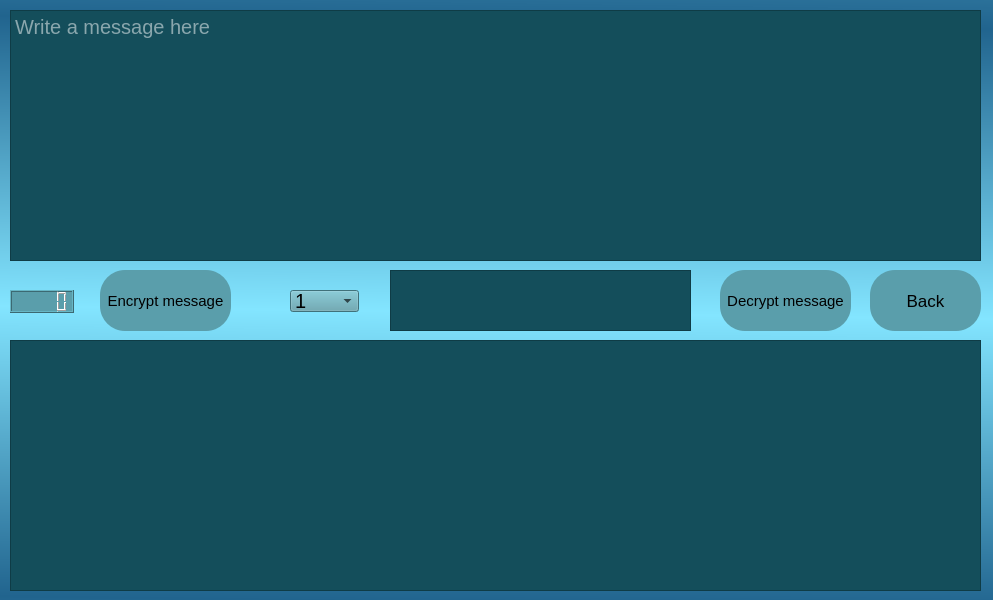
<?xml version="1.0" encoding="UTF-8"?>
<ui version="4.0">
 <class>MainWindow</class>
 <widget class="QMainWindow" name="MainWindow">
  <property name="geometry">
   <rect>
    <x>0</x>
    <y>0</y>
    <width>993</width>
    <height>600</height>
   </rect>
  </property>
  <property name="windowTitle">
   <string>MainWindow</string>
  </property>
  <property name="styleSheet">
   <string notr="true">background-color: qlineargradient(spread:reflect, x1:0.29, y1:1, x2:0.301, y2:0.517045, stop:0 rgba(33, 100, 142, 255), stop:1 rgba(131, 229, 255, 255));</string>
  </property>
  <widget class="QWidget" name="centralwidget">
   <widget class="QPlainTextEdit" name="TextInput">
    <property name="geometry">
     <rect>
      <x>10</x>
      <y>10</y>
      <width>971</width>
      <height>251</height>
     </rect>
    </property>
    <property name="font">
     <font>
      <pointsize>15</pointsize>
     </font>
    </property>
    <property name="styleSheet">
     <string notr="true">background-color: rgb(20, 78, 91);
color: rgb(255, 255, 255);</string>
    </property>
    <property name="placeholderText">
     <string>Write a message here</string>
    </property>
   </widget>
   <widget class="QLCDNumber" name="lcdNumber">
    <property name="geometry">
     <rect>
      <x>10</x>
      <y>290</y>
      <width>64</width>
      <height>23</height>
     </rect>
    </property>
    <property name="styleSheet">
     <string notr="true">background-color: rgb(90, 158, 171);</string>
    </property>
   </widget>
   <widget class="QPlainTextEdit" name="TextOutput">
    <property name="geometry">
     <rect>
      <x>10</x>
      <y>340</y>
      <width>971</width>
      <height>251</height>
     </rect>
    </property>
    <property name="font">
     <font>
      <pointsize>15</pointsize>
     </font>
    </property>
    <property name="styleSheet">
     <string notr="true">background-color: rgb(20, 78, 91);
color: rgb(255, 255, 255);</string>
    </property>
    <property name="readOnly">
     <bool>true</bool>
    </property>
   </widget>
   <widget class="QPushButton" name="Back">
    <property name="geometry">
     <rect>
      <x>870</x>
      <y>270</y>
      <width>111</width>
      <height>61</height>
     </rect>
    </property>
    <property name="font">
     <font>
      <pointsize>13</pointsize>
     </font>
    </property>
    <property name="styleSheet">
     <string notr="true">QPushButton {
background-color: rgb(90, 158, 171);
border-radius: 25px;
}

QPushButton:enabled{
background-color: rgb(90, 158, 171);
}

QPushButton:hover{
background-color: rgb(60, 128, 141);
}

QPushButton:pressed{
background-color: rgb(50, 118, 131);
}</string>
    </property>
    <property name="text">
     <string>Back</string>
    </property>
   </widget>
   <widget class="QPushButton" name="StartEncrypt">
    <property name="geometry">
     <rect>
      <x>100</x>
      <y>270</y>
      <width>131</width>
      <height>61</height>
     </rect>
    </property>
    <property name="font">
     <font>
      <pointsize>11</pointsize>
     </font>
    </property>
    <property name="styleSheet">
     <string notr="true">QPushButton {
background-color: rgb(90, 158, 171);
border-radius: 25px;
}

QPushButton:enabled{
background-color: rgb(90, 158, 171);
}

QPushButton:hover{
background-color: rgb(60, 128, 141);
}

QPushButton:pressed{
background-color: rgb(50, 118, 131);
}</string>
    </property>
    <property name="text">
     <string>Encrypt message</string>
    </property>
   </widget>
   <widget class="QComboBox" name="comboBox">
    <property name="geometry">
     <rect>
      <x>290</x>
      <y>290</y>
      <width>69</width>
      <height>22</height>
     </rect>
    </property>
    <property name="font">
     <font>
      <pointsize>15</pointsize>
     </font>
    </property>
    <property name="styleSheet">
     <string notr="true">background-color: rgb(90, 158, 171);</string>
    </property>
    <item>
     <property name="text">
      <string>1</string>
     </property>
    </item>
    <item>
     <property name="text">
      <string>2</string>
     </property>
    </item>
    <item>
     <property name="text">
      <string>3</string>
     </property>
    </item>
    <item>
     <property name="text">
      <string>4</string>
     </property>
    </item>
    <item>
     <property name="text">
      <string>5</string>
     </property>
    </item>
    <item>
     <property name="text">
      <string>6</string>
     </property>
    </item>
    <item>
     <property name="text">
      <string>7</string>
     </property>
    </item>
    <item>
     <property name="text">
      <string>8</string>
     </property>
    </item>
    <item>
     <property name="text">
      <string>9</string>
     </property>
    </item>
    <item>
     <property name="text">
      <string>10</string>
     </property>
    </item>
    <item>
     <property name="text">
      <string>11</string>
     </property>
    </item>
    <item>
     <property name="text">
      <string>12</string>
     </property>
    </item>
    <item>
     <property name="text">
      <string>13</string>
     </property>
    </item>
    <item>
     <property name="text">
      <string>14</string>
     </property>
    </item>
    <item>
     <property name="text">
      <string>15</string>
     </property>
    </item>
    <item>
     <property name="text">
      <string>16</string>
     </property>
    </item>
    <item>
     <property name="text">
      <string>17</string>
     </property>
    </item>
    <item>
     <property name="text">
      <string>18</string>
     </property>
    </item>
    <item>
     <property name="text">
      <string>19</string>
     </property>
    </item>
    <item>
     <property name="text">
      <string>20</string>
     </property>
    </item>
    <item>
     <property name="text">
      <string>21</string>
     </property>
    </item>
    <item>
     <property name="text">
      <string>22</string>
     </property>
    </item>
    <item>
     <property name="text">
      <string>23</string>
     </property>
    </item>
    <item>
     <property name="text">
      <string>24</string>
     </property>
    </item>
    <item>
     <property name="text">
      <string>25</string>
     </property>
    </item>
   </widget>
   <widget class="QPushButton" name="StartDecrypt">
    <property name="geometry">
     <rect>
      <x>720</x>
      <y>270</y>
      <width>131</width>
      <height>61</height>
     </rect>
    </property>
    <property name="font">
     <font>
      <pointsize>11</pointsize>
     </font>
    </property>
    <property name="styleSheet">
     <string notr="true">QPushButton {
background-color: rgb(90, 158, 171);
border-radius: 25px;
}

QPushButton:enabled{
background-color: rgb(90, 158, 171);
}

QPushButton:hover{
background-color: rgb(60, 128, 141);
}

QPushButton:pressed{
background-color: rgb(50, 118, 131);
}</string>
    </property>
    <property name="text">
     <string>Decrypt message</string>
    </property>
   </widget>
   <widget class="QPlainTextEdit" name="Key2">
    <property name="geometry">
     <rect>
      <x>390</x>
      <y>270</y>
      <width>301</width>
      <height>61</height>
     </rect>
    </property>
    <property name="font">
     <font>
      <pointsize>15</pointsize>
     </font>
    </property>
    <property name="styleSheet">
     <string notr="true">background-color: rgb(20, 78, 91);
color: rgb(255, 255, 255);</string>
    </property>
    <property name="plainText">
     <string/>
    </property>
    <property name="placeholderText">
     <string>Write a key here</string>
    </property>
   </widget>
  </widget>
 </widget>
 <resources/>
 <connections/>
</ui>
